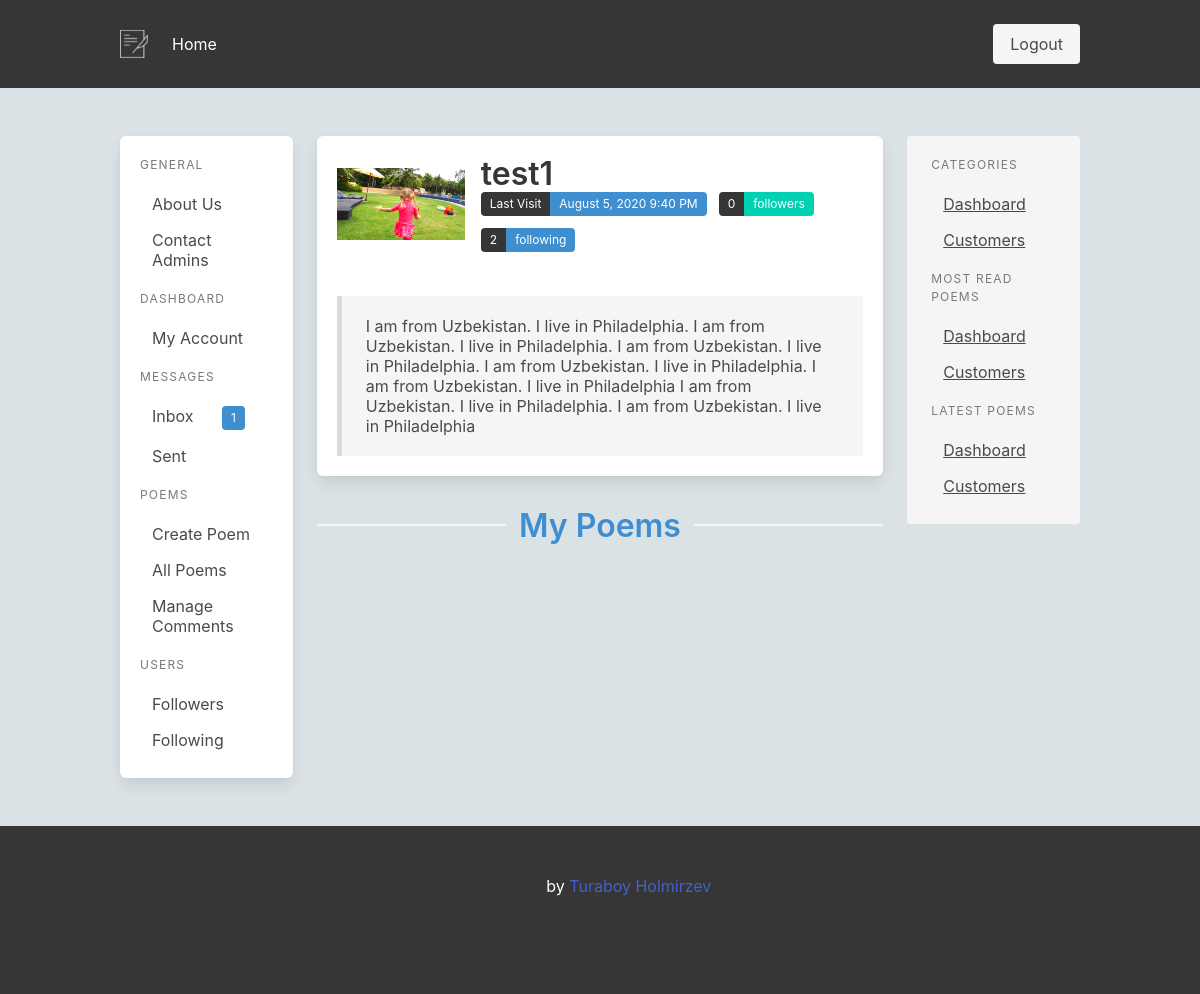
The app's page /user/test1 (signed in), older data.
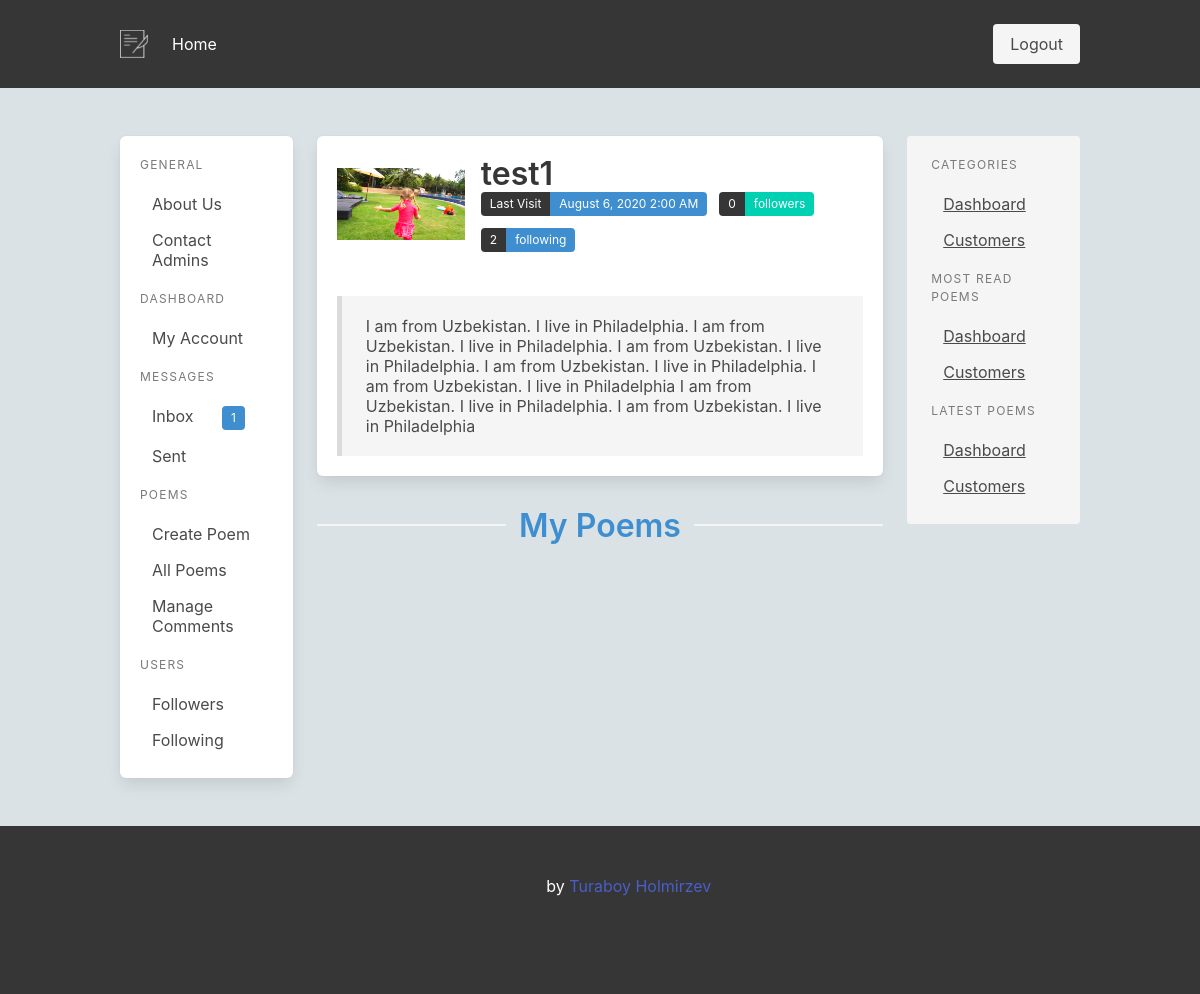
The same page, newer data.
### app/models.py (models this page shows, shortened)
class User(UserMixin, db.Model):
    id = db.Column(db.Integer, primary_key=True)
    username = db.Column(db.String(64), index=True, unique=True)
    email = db.Column(db.String(120), index=True, unique=True)
    image_file = db.Column(db.String(120), nullable=True, default="default.jpg")
    password_hash = db.Column(db.String(128))
    about_me = db.Column(db.String(140))
    is_admin = db.Column(db.Boolean, default=False)
    last_seen = db.Column(db.DateTime, default=datetime.utcnow)
    poems = db.relationship('Poem', backref='author', lazy='dynamic')
    sent_messages = db.relationship('Message', backref='sent_user', lazy=True, foreign_keys='Message.sent_user_id')
    received_messages = db.relationship('Message', backref='received_user', lazy=True, foreign_keys='Message.received_user_id')
    followed = db.relationship(
        'User', secondary=followers,
        primaryjoin=(followers.c.follower_id == id),
        secondaryjoin=(followers.c.followed_id == id),
        backref=db.backref('followers', lazy='dynamic'), lazy='dynamic')
    def new_inbox_messages(self):
        return len([m for m in self.received_messages if m.is_read == False])

### app/users/routes.py (the view)
@bp.route('/user/<username>')
@login_required
def user(username):
    user = User.query.filter_by(username=username).first_or_404()
    image_file = url_for('static', filename='profile_pics/' + user.image_file)
    poems = user.poems.all()
    form = EmptyForm()
    return render_template('users/user.html', user=user, poems=poems, image_file=image_file, form=form)

### app/models.py (called while the page is built)
@login.user_loader
def load_user(id):
    return User.query.get(int(id))

### app/templates/users/user.html (shortened to what this page needs)
{% extends "layout/base.html" %}
{% block content %}
  {% include "partial/user_profile.html" %}
    <section class="columns is-gapless is-mobile">
      <div class="column"><hr></div>
      <div class="column has-text-centered">
        <p class="title is-3 pt-2 has-text-info is-hidden-mobile">My Poems</p>
      </div>
      <div class="column"><hr></div>
    </section>
{% endblock %}

### app/templates/partial/user_profile.html (shortened to what this page needs)
<div class="box">
  <div class="media">
      <div class="media-left pt-3 is-hidden-mobile">
        <figure class="image is-128x128">
            <img src="{{ image_file }}" alt="User image">
        </figure>
      </div>
      <div class="media-content">
          <p class="title is-3 mb-0 is-hidden-mobile">{{ user.username }}</p>
          <div class="field is-grouped is-grouped-multiline is-clearfix">
              <div class="control">
              {% if user.last_seen %}
                <div class="tags has-addons">
                  <span class="tag is-dark">Last Visit</span>
                  <span class="tag is-info">{{ moment(user.last_seen).format('LLL') }}</span>
                </div>
              </div>
              {% endif %}
              <div class="control">
                <div class="tags has-addons">
                  <span class="tag is-dark">{{ user.followers.count() }}</span>
                  <span class="tag is-primary">followers</span>
                </div>
              </div>
              <div class="control">
                <div class="tags has-addons">
                  <span class="tag is-dark">{{ user.followed.count() }}</span>
                  <span class="tag is-info">following</span>
                </div>
              </div>
            </div>
      </div>
  </div>
  {% if user.about_me %}
      <div class="content">
        <blockquote class="subtitle is-6">
          {{ user.about_me }}
        </blockquote>
      </div>
  {% endif %}
  </div>

Row changes from the older to the newer data that the page shows:
changed User "test1": last_seen "August 5, 2020 9:40 PM" → "August 6, 2020 2:00 AM"
